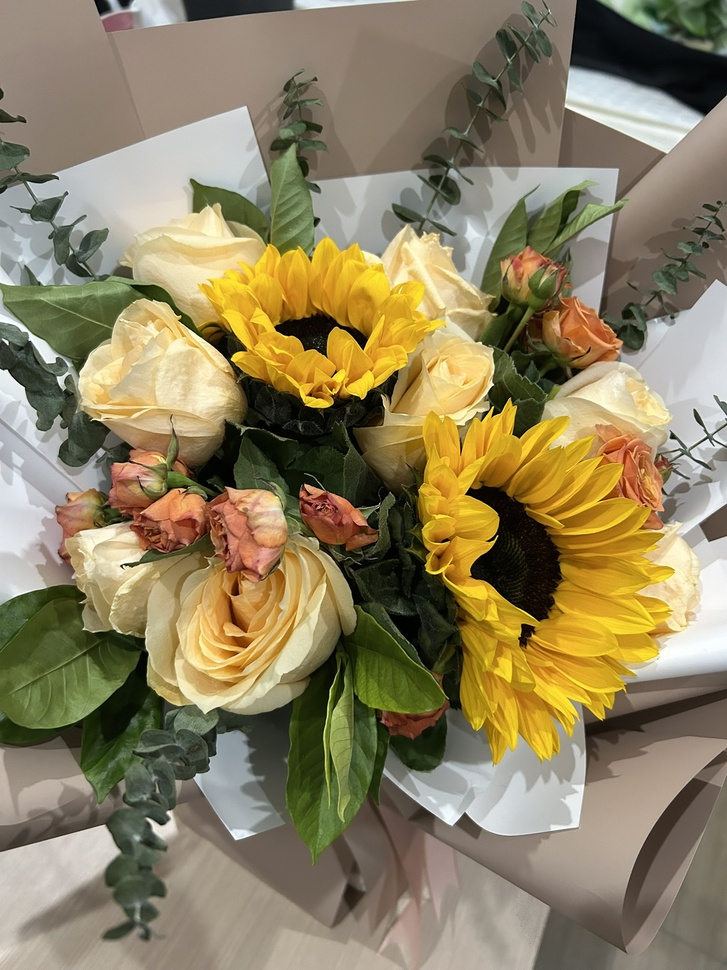
#> input picture Vision/Homework1/figures/example.jpg, 727 x 970 px, shrunk from 1536 x 2048 before the run
$ jupyter execute test.ipynb   (shell and % lines are left out)
#> lines starting #> are read from the running program, lines starting #| are printed output that depends on the picture
[cell 1]
import numpy as np
import matplotlib.pyplot as plt
from skimage import io, color, filters
import os

# === 1. 载入本地图像 ===
# 替换为你的图片路径，例如 "../figures/example.jpg" 或 "C:/Users/you/Desktop/test.png"
image_path = "../figures/example.jpg"

if not os.path.exists(image_path):
    raise FileNotFoundError(f"找不到图像文件：{image_path}")

image = io.imread(image_path)
#> image is the input picture: shape (970, 727, 3); mean R, G, B 141, 128.6, 96

# 若为彩色图像则转换为灰度
if image.ndim == 3:
    image = color.rgb2gray(image)
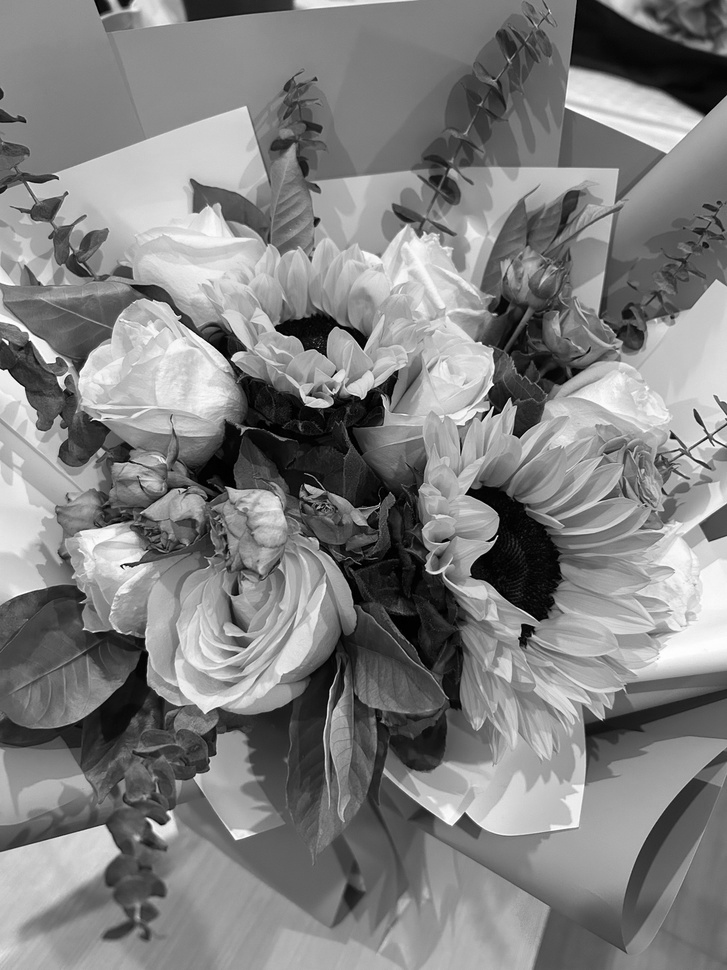
#> image: shape (970, 727) float64; min 0, max 1, mean 0.505

# 归一化到 [0,1]
image = image.astype(float)
image = image / np.max(image)

# === 2. 定义取向集合 ===
orientations = np.linspace(0, np.pi, 12, endpoint=False)  # 12个方向

responses = []

# === 3. 对每个方向应用 Gabor filter ===
for theta in orientations:
    real, imag = filters.gabor(image, frequency=0.2, theta=theta)
    energy = np.mean(real**2 + imag**2)
    responses.append(energy)
#> this loop made 12 passes
#> energy on passes 1 to 12: 7.32e-05, 7.32e-05, 7.51e-05, 7.86e-05, 8.34e-05, 8.92e-05, 8.89e-05, 8.93e-05, 0.000102, 9.8e-05, 8.24e-05, 7.18e-05
#> pass 1, `real, imag = filters.gabor(image, frequency=0.2, theta=theta)`:
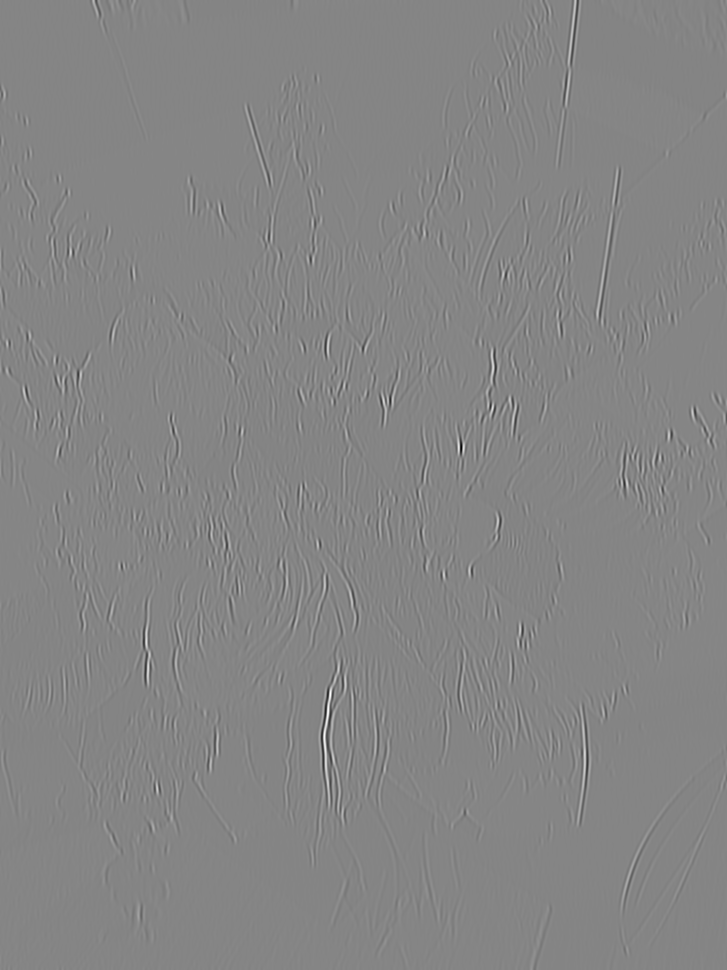
#> real: shape (970, 727) float64; min -0.117, max 0.108, mean 0.000725; drawn with min black and max white
#> pass 2, `real, imag = filters.gabor(image, frequency=0.2, theta=theta)`:
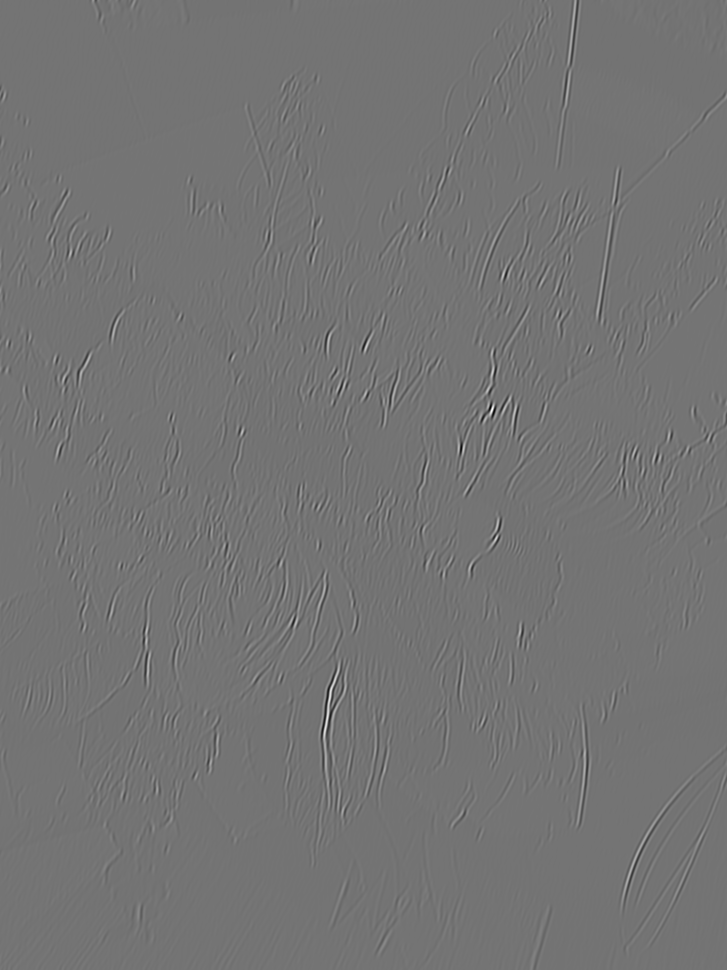
#> real: shape (970, 727) float64; min -0.106, max 0.128, mean 0.00081; drawn with min black and max white
#> after the loop, responses = [7.32e-05, 7.32e-05, 7.51e-05, 7.86e-05, 8.34e-05, 8.92e-05, 8.89e-05, 8.93e-05, 0.000102, 9.8e-05, 8.24e-05, 7.18e-05]

responses = np.array(responses)

# === 4. 绘制方向能量分布曲线 ===
plt.figure(figsize=(6,4))
plt.plot(orientations * 180 / np.pi, responses, '-o')
plt.title(f'Orientation Energy Distribution: {os.path.basename(image_path)}')
plt.xlabel('Orientation (degrees)')
plt.ylabel('Mean Response Energy')
plt.grid(True)
plt.tight_layout()
plt.show()
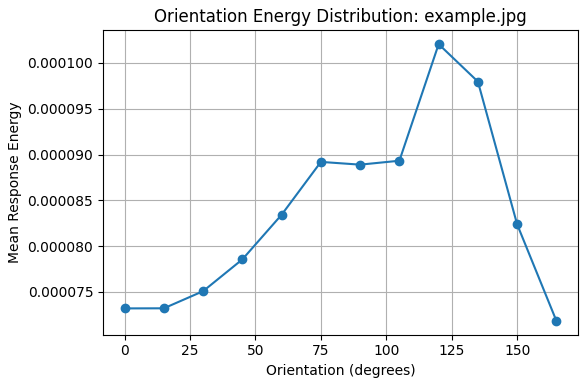
#> figure drawn by matplotlib, 1 panel; curve peaks at x = 120, y = 0.000102

$ run again, with Vision/Homework1/figures/Baboon.jpg copied over Vision/Homework1/figures/example.jpg
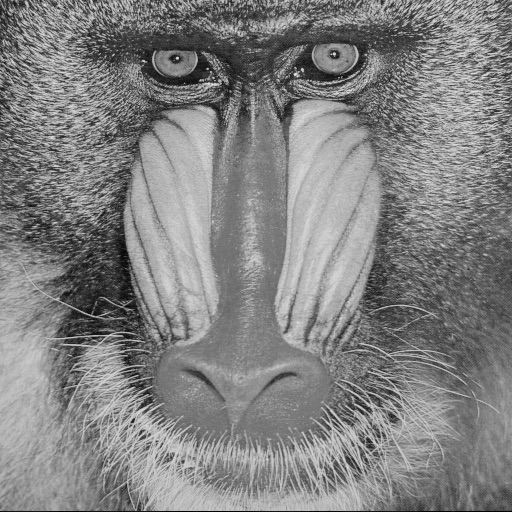
#> input picture Vision/Homework1/figures/Baboon.jpg, 512 x 512 px
#> image is the input picture: shape (512, 512, 3); min 0, max 231, mean 129.7
#> the loop `for theta in orientations:` made 12 passes
#> energy on passes 1 to 8: 0.000179, 0.000177, 0.000192, 0.000233, 0.000312, 0.000417, 0.000505, 0.00044
#> pass 1, `real, imag = filters.gabor(image, frequency=0.2, theta=theta)`:
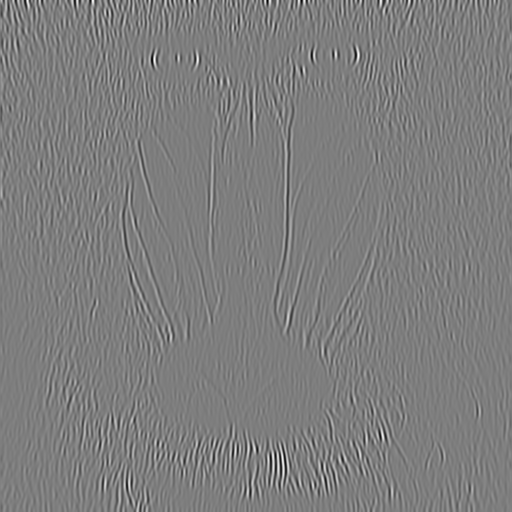
#> imag: shape (512, 512) float64; min -0.0804, max 0.0822, mean -1.63e-06; drawn with min black and max white
#> after the loop `for theta in orientations:`: responses = [0.000179, 0.000177, 0.000192, 0.000233, 0.000312, 0.000417, 0.000505, 0.00044, 0.000343, 0.000268, 0.000228, 0.0002]
#> `plt.show()`:
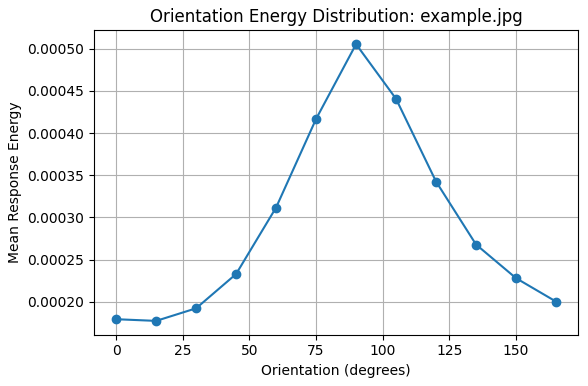
#> figure drawn by matplotlib, 1 panel; curve peaks at x = 90, y = 0.000505

$ run again, with Vision/Homework1/figures/apple.jpg copied over Vision/Homework1/figures/example.jpg
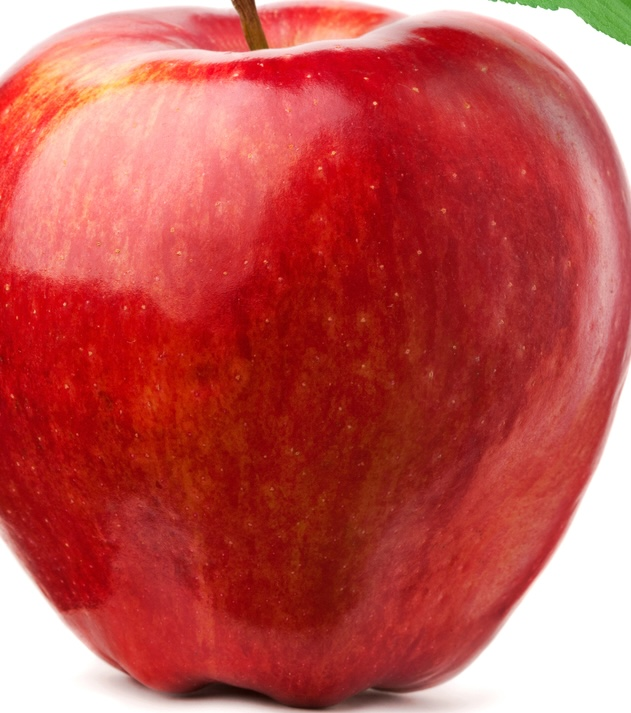
#> input picture Vision/Homework1/figures/apple.jpg, 631 x 713 px
#> image is the input picture: shape (713, 631, 3); mean R, G, B 192, 82, 78.6
#> image: shape (713, 631) float64
#> the loop `for theta in orientations:` made 12 passes
#> energy on passes 1 to 8: 1.47e-05, 1.5e-05, 1.53e-05, 1.33e-05, 1.37e-05, 1.41e-05, 1.53e-05, 1.47e-05
#> pass 1, `real, imag = filters.gabor(image, frequency=0.2, theta=theta)`:
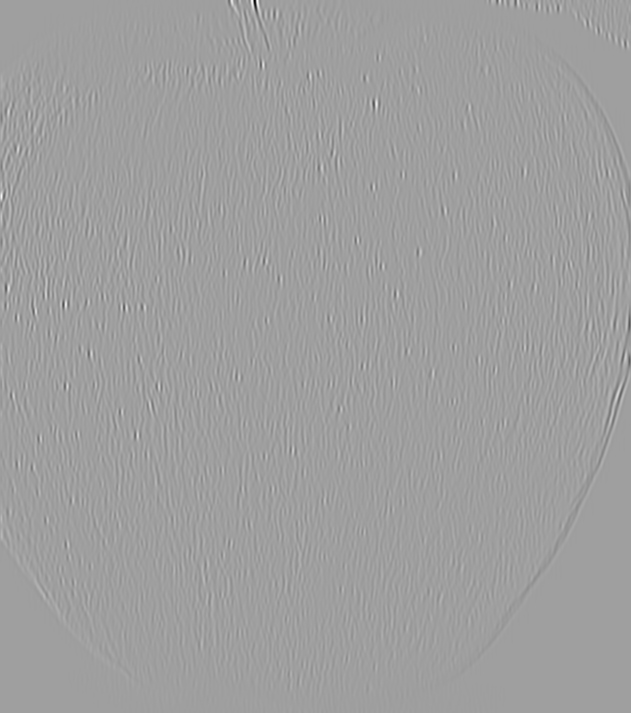
#> imag: shape (713, 631) float64; min -0.0687, max 0.0414, mean -1.07e-05; drawn with min black and max white
#> after the loop `for theta in orientations:`: responses = [1.47e-05, 1.5e-05, 1.53e-05, 1.33e-05, 1.37e-05, 1.41e-05, 1.53e-05, 1.47e-05, 1.45e-05, 1.33e-05, 1.44e-05, 1.43e-05]
#> `plt.show()`:
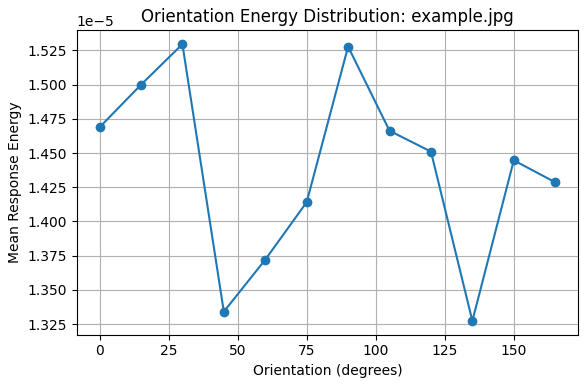
#> figure drawn by matplotlib, 1 panel; curve peaks at x = 30, y = 1.53e-05

$ run again, with Vision/Homework1/figures/p1.jpg copied over Vision/Homework1/figures/example.jpg
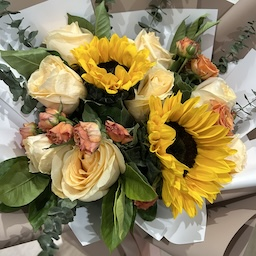
#> input picture Vision/Homework1/figures/p1.jpg, 256 x 256 px
#> image is the input picture: shape (256, 256, 3); mean R, G, B 144.4, 130.4, 91.4
#> the loop `for theta in orientations:` made 12 passes
#> energy on passes 1 to 8: 0.000202, 0.000203, 0.000197, 0.000204, 0.000218, 0.00023, 0.00023, 0.000221
#> pass 1, `real, imag = filters.gabor(image, frequency=0.2, theta=theta)`:
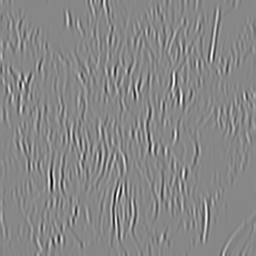
#> imag: shape (256, 256) float64; min -0.0811, max 0.0716, mean 1.91e-05; drawn with min black and max white
#> after the loop `for theta in orientations:`: responses = [0.000202, 0.000203, 0.000197, 0.000204, 0.000218, 0.00023, 0.00023, 0.000221, 0.000242, 0.000248, 0.000214, 0.000189]
#> `plt.show()`:
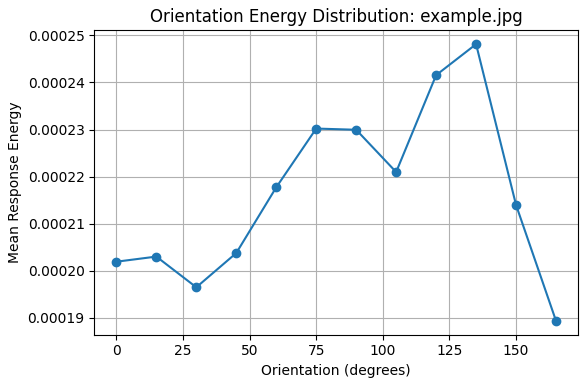
#> figure drawn by matplotlib, 1 panel; curve peaks at x = 135, y = 0.000248
